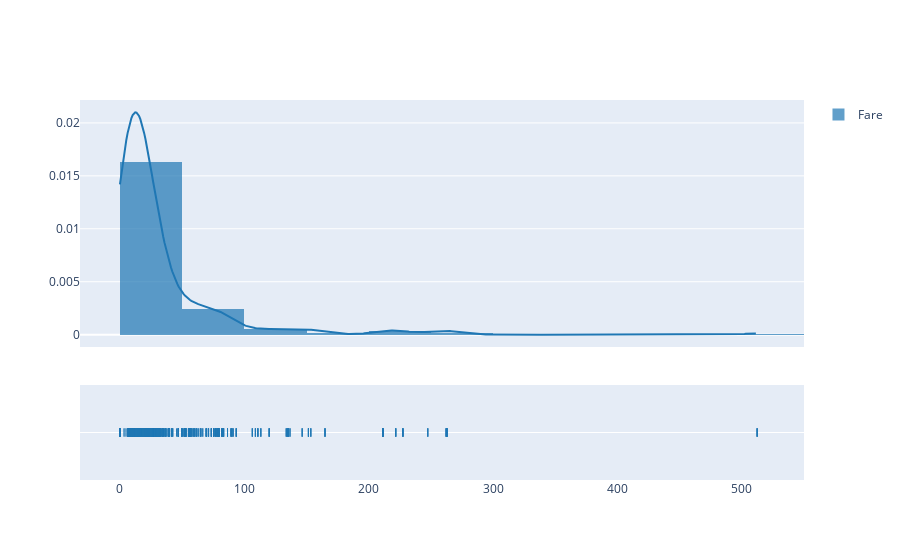

Notebook code cell kept with this figure:
### Code cell
fig5 = ff.create_distplot(hist_data = [titanic.fare.values.tolist()], group_labels = ["Fare"], bin_size = 50)
fig5.show()

### Figure 1 — Plotly figure (JSON) as saved in the notebook; plotly's stock layout.template omitted (floating-point values rounded to 4 significant figures; data arrays with more than 128 entries replaced by an {"elided": "..."} marker saying what was removed)
{"data": [{"autobinx": false, "histnorm": "probability density", "legendgroup": "Fare", "marker": {"color": "rgb(31, 119, 180)"}, "name": "Fare", "opacity": 0.7, "type": "histogram", "x": {"elided": "1308 float values"}, "xaxis": "x", "xbins": {"end": 512.3, "size": 50, "start": 0}, "yaxis": "y"}, {"legendgroup": "Fare", "marker": {"color": "rgb(31, 119, 180)"}, "mode": "lines", "name": "Fare", "showlegend": false, "type": "scatter", "x": {"elided": "500 float values"}, "xaxis": "x", "y": {"elided": "500 float values"}, "yaxis": "y"}, {"legendgroup": "Fare", "marker": {"color": "rgb(31, 119, 180)", "symbol": "line-ns-open"}, "mode": "markers", "name": "Fare", "showlegend": false, "type": "scatter", "x": {"elided": "1308 float values"}, "xaxis": "x", "y": {"elided": "1308 str values"}, "yaxis": "y2"}], "layout": {"barmode": "overlay", "hovermode": "closest", "legend": {"traceorder": "reversed"}, "xaxis": {"anchor": "y2", "domain": [0, 1], "zeroline": false}, "yaxis": {"anchor": "free", "domain": [0.35, 1], "position": 0}, "yaxis2": {"anchor": "x", "domain": [0, 0.25], "dtick": 1, "showticklabels": false}}}
